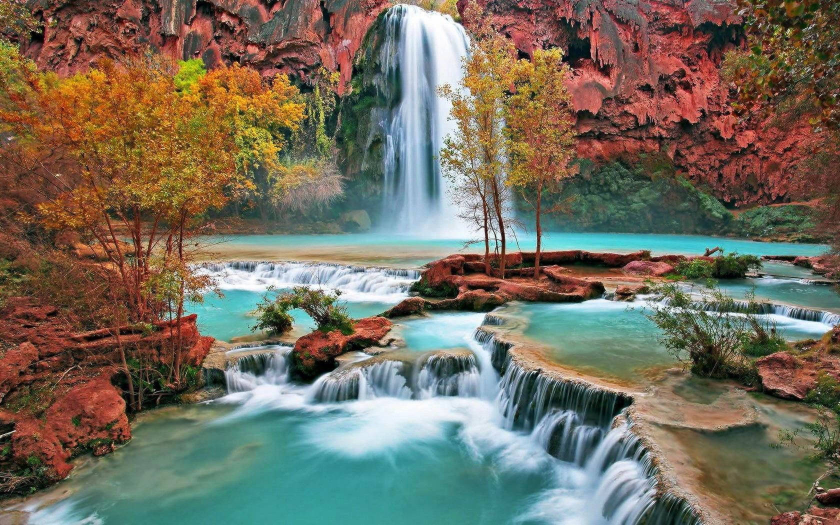
#> input picture InClassActivity/Data/Ex1.jpg, 1680 x 1050 px (shown at 1/2 size); the run also reads 1 picture not shown here
$ jupyter execute --allow-errors InClassActivity.ipynb
#> lines starting #> are read from the running program, lines starting #| are printed output that depends on the picture
# Ex1. Image Sensing and Acquisition (30 marks)

## 1.1. Read a given color image (‘Ex1.jpg’). Display the original image and its tricolor elements: Red (R), Green (G) and Blue (B) separately

[cell 1]
from PIL import Image
import matplotlib.pyplot as plt
import numpy as np

# Load the image
img_path = 'Data/Ex1.jpg'
image = Image.open(img_path)
#> image is the input picture: PIL image 1680x1050 RGB; mean R, G, B 116, 109.8, 95.1

# Convert the image to RGB if it is not
image = image.convert('RGB')

# Split the image into R, G, B components
r, g, b = image.split()

# Display the original and RGB components
fig, axs = plt.subplots(1, 4, figsize=(20, 5))

# Original image
axs[0].imshow(image)
axs[0].set_title('Original Image')
axs[0].axis('off')

# Red component
axs[1].imshow(np.asarray(r), cmap='Reds')
axs[1].set_title('Red component')
axs[1].axis('off')

# Green component
axs[2].imshow(np.asarray(g), cmap='Greens')
axs[2].set_title('Green component')
axs[2].axis('off')

# Blue component
axs[3].imshow(np.asarray(b), cmap='Blues')
axs[3].set_title('Blue component')
axs[3].axis('off')

plt.tight_layout()
plt.show()

## 1.2. Reorder the three components to create a new image as (BRG).

[cell 2]
# Merge the channels in BRG order instead of the standard RGB
brg_image = Image.merge("RGB", (b, r, g))

# Display the BRG composite image
plt.figure(figsize=(6,6))
plt.imshow(brg_image)
plt.title('BRG Composite Image')
plt.axis('off')
plt.show()

## 1.3. Make the original image increase the contrast by a gamma correction scale 1.2, then darker 80% using a scale value.

[cell 3]
from PIL import ImageEnhance

# Perform gamma correction
gamma_corrected = image.point(lambda p: 255 * ((p / 255) ** 1.2))

# Darken the image by 80% using the enhance function with a scale of 0.2
enhancer = ImageEnhance.Brightness(gamma_corrected)
darkened_image = enhancer.enhance(0.2)  # 20% of the original brightness

# Display the contrast enhanced and darkened image
plt.figure(figsize=(6,6))
plt.imshow(darkened_image)
plt.title('Gamma Corrected and Darkened Image')
plt.axis('off')
plt.show()

## 1.4. Quantize and display the grayscale image using 2 bits, 4 bits, 6 bits and 8 bits. Visualize the effect of the operations.

[cell 4]
# Convert the image to grayscale
gray_image = image.convert('L')

# Function to quantize the image
def quantize_image(img, bits):
#> called with bits = 2
    levels = 2**bits
    quantized_img = img.point(lambda x: int((x * levels) / 256) * (256 // levels))
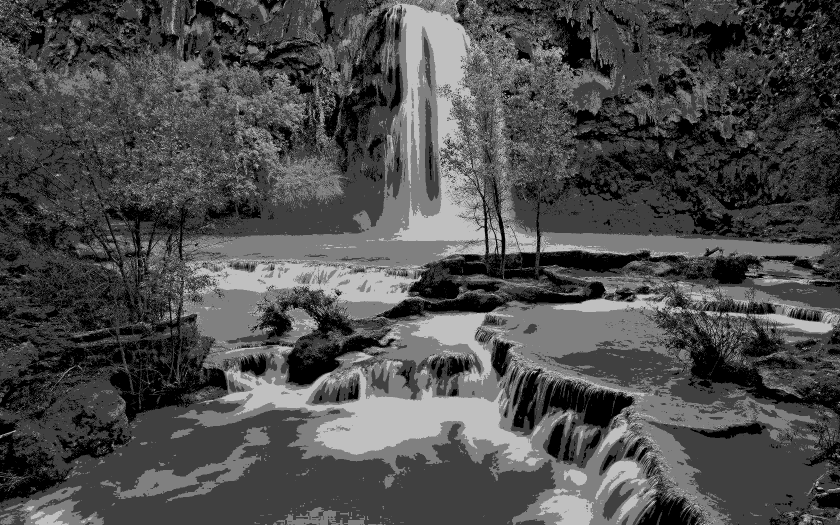
#> quantized_img: PIL image 1680x1050 L (shown at 1/2 size); min 0, max 192, mean 77.5
    return quantized_img

# Quantize the grayscale image using 2, 4, 6, and 8 bits
bit_depths = [2, 4, 6, 8]
quantized_images = [quantize_image(gray_image, bits) for bits in bit_depths]
#> quantized_images = 4 items

# Display the quantized images
fig, axs = plt.subplots(1, 4, figsize=(20, 5))

for i, (quant_img, bits) in enumerate(zip(quantized_images, bit_depths)):
    axs[i].imshow(quant_img, cmap='gray')
    axs[i].set_title(f'{bits}-bit Quantization')
    axs[i].axis('off')
#> this loop made 4 passes
#> bits on passes 1 to 4: 2, 4, 6, 8

plt.tight_layout()
plt.show()

# Ex2. Geometrics Operations, Histogram Equalization (25 marks)

## 2.1. Read a given grayscale image (‘Ex2.jpg’). Contrast the original image with:
a. logarithm transformation with the constant c = 256/log(512)
b. piecewise linear transformation with

[cell 5]
from PIL import Image
import numpy as np
import matplotlib.pyplot as plt
import math

# Load the image
img_path = 'Data/Ex2.jfif'
original_img = Image.open(img_path)
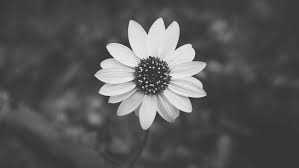
#> input picture InClassActivity/Data/Ex2.jfif, 299 x 168 px
#> original_img is the input picture: PIL image 299x168 RGB; min 8, max 251, mean 86.8

# Convert image to numpy array
img_array = np.array(original_img)

# Define the logarithm transformation function
def logarithm_transformation(r, c):
#> called with c = 41.04
    return c * np.log(1 + r)

# Define the piecewise linear transformation function
def piecewise_linear_transformation(r):
    if r <= 93:
        return 2 * r + 10
    elif r <= 168:
        return r - 5
    elif r <= 214:
        return r
    else:
        return 255

# Calculate the constant c for logarithm transformation
c = 256 / math.log(512)

# Apply the logarithm transformation
log_transformed = logarithm_transformation(img_array, c).astype(np.uint8)

# Apply the piecewise linear transformation
piecewise_linear_transformed = np.vectorize(piecewise_linear_transformation)(img_array).astype(np.uint8)

# Show the original and transformed images using matplotlib
fig, axs = plt.subplots(1, 3, figsize=(15, 5))

# Original image
axs[0].imshow(original_img, cmap='gray')
axs[0].title.set_text('Original Image')
axs[0].axis('off')

# Logarithm transformed image
axs[1].imshow(log_transformed, cmap='gray')
axs[1].title.set_text('Logarithm Transformation')
axs[1].axis('off')

# Piecewise linear transformed image
axs[2].imshow(piecewise_linear_transformed, cmap='gray')
axs[2].title.set_text('Piecewise Linear Transformation')
axs[2].axis('off')

# Display the plot
plt.tight_layout()
plt.show()

## 2.2. Peform three different actions:
a. flip left to right using fliplr
b. rotate clockwise 180 degrees using imrotate
c. crop ½ central of the image using imcro

[cell 6]
# Perform the specified actions on the original image

# a. Flip left to right
flipped_lr = original_img.transpose(Image.FLIP_LEFT_RIGHT)

# b. Rotate 180 degrees clockwise
rotated_180 = original_img.rotate(180)

# c. Crop 1/2 central of the image
width, height = original_img.size
#> width = 299; height = 168
left = width / 4
#> left = 74.75
top = height / 4
#> top = 42
right = 3 * width / 4
#> right = 224.2
bottom = 3 * height / 4
#> bottom = 126
cropped_center = original_img.crop((left, top, right, bottom))
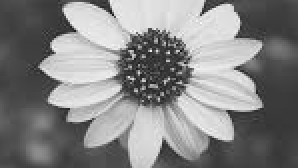
#> cropped_center: PIL image 149x84 RGB (shown 2 times larger); min 8, max 251, mean 132.3

# Show the results of the transformations using matplotlib
fig, axs = plt.subplots(1, 3, figsize=(15, 5))

# Flipped left to right
axs[0].imshow(flipped_lr, cmap='gray')
axs[0].title.set_text('Flipped Left to Right')
axs[0].axis('off')

# Rotated 180 degrees
axs[1].imshow(rotated_180, cmap='gray')
axs[1].title.set_text('Rotated 180 Degrees')
axs[1].axis('off')

# Cropped center
axs[2].imshow(cropped_center, cmap='gray')
axs[2].title.set_text('Cropped Center')
axs[2].axis('off')

# Display the plot
plt.tight_layout()
plt.show()

## 2.3 Plot the histogram of the original image. Perform global histogram equalization

[cell 7]
from skimage import exposure

# Calculate the histogram of the original image
histogram, bin_edges = np.histogram(img_array.flatten(), bins=256, range=(0, 255))
#> histogram = 256 values, max 7701 at index 61, min 0 at index 0, mean 588.7; bin_edges = 257 values from 0 to 255

# Perform global histogram equalization
equalized_img_array = exposure.equalize_hist(img_array)
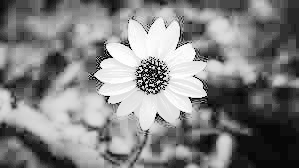
#> equalized_img_array: shape (168, 299, 3) float64; min 1.99e-05, max 1, mean 0.512

# Convert the result to 'uint8' to handle the proper image display
equalized_img = (equalized_img_array * 255).astype(np.uint8)

# Calculate the histogram of the equalized image
equalized_histogram, equalized_bin_edges = np.histogram(equalized_img.flatten(), bins=256, range=(0, 255))
#> equalized_histogram = 256 values, max 7701 at index 72, min 0 at index 3, mean 588.7; equalized_bin_edges = 257 values from 0 to 255

# Plot the histograms
fig, axs = plt.subplots(2, 2, figsize=(12, 6))

# Original image histogram
axs[0, 0].plot(bin_edges[0:-1], histogram)
axs[0, 0].title.set_text('Original Image Histogram')
axs[0, 0].set_xlim([0, 255])

# Equalized image histogram
axs[0, 1].plot(equalized_bin_edges[0:-1], equalized_histogram)
axs[0, 1].title.set_text('Equalized Image Histogram')
axs[0, 1].set_xlim([0, 255])

# Display original image
axs[1, 0].imshow(original_img, cmap='gray')
axs[1, 0].title.set_text('Original Image')
axs[1, 0].axis('off')

# Display equalized image
axs[1, 1].imshow(equalized_img, cmap='gray')
axs[1, 1].title.set_text('Equalized Image')
axs[1, 1].axis('off')

# Display the plot
plt.tight_layout()
plt.show()
#> figure, not shown here; panel 1: curve peaks at x = 60.76, y = 7701; panel 2: curve peaks at x = 71.72, y = 7701

## 3. Plot the histogram of the original image. Perform global histogram equalization.

[cell 8]
# Function to plot an image and its histogram
def plot_image_and_histogram(image, title):
    # Calculate histogram
    histogram = cv2.calcHist([image], [0], None, [256], [0, 256])

    # Plot the image and histogram
    fig, axs = plt.subplots(1, 2, figsize=(12, 4))

    axs[0].imshow(image, cmap='gray')
    axs[0].axis('off')
    axs[0].set_title(f'{title} Image')

    axs[1].plot(histogram, color='black')
    axs[1].set_title(f'{title} Histogram')
    axs[1].set_xlim([0, 256])

    # Save the plot to a file
    plot_path = f'Data/{title.replace(" ", "_").lower()}_and_histogram.png'
    plt.savefig(plot_path)
    plt.close()

    return plot_path

# 3. Plot the histogram of the original image
#> (the rest of this cell did not finish here and is left out)

## 4. Perform Contrast Local Adaptive Histogram Equalization (CLAHE) with the clipping ratio = 0.3.

[cell 9]
from skimage import exposure

# Apply CLAHE
# Create a CLAHE object with a clipping limit of 0.3
clahe = exposure.equalize_adapthist(img_array, clip_limit=0.3)
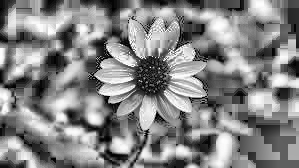
#> clahe: shape (168, 299, 3) float64; min 0, max 1, mean 0.521

# Convert the result to 'uint8' to handle the proper image display
clahe_img = (clahe * 255).astype(np.uint8)

# Calculate the histogram of the CLAHE image
clahe_histogram, clahe_bin_edges = np.histogram(clahe_img.flatten(), bins=256, range=(0, 255))
#> clahe_histogram = 256 values, max 1623 at index 95, min 45 at index 255, mean 588.7; clahe_bin_edges = 257 values from 0 to 255

# Plot the histograms
fig, axs = plt.subplots(1, 2, figsize=(12, 5))

# CLAHE image histogram
axs[0].plot(clahe_bin_edges[0:-1], clahe_histogram)
axs[0].title.set_text('CLAHE Image Histogram')
axs[0].set_xlim([0, 255])

# Display CLAHE image
axs[1].imshow(clahe_img, cmap='gray')
axs[1].title.set_text('CLAHE Image')
axs[1].axis('off')

# Display the plot
plt.tight_layout()
plt.show()
#> figure, not shown here; panel 1: curve peaks at x = 94.63, y = 1623

# Ex3. Image Comparison (20 marks)

## 3.1. Given two grayscale images named ‘Ex3a.png’ and ‘Ex3b.png’. Display two images in the same figure

[cell 10]
import matplotlib.pyplot as plt
import matplotlib.image as mpimg

# Load the images
img_a = mpimg.imread('Data/Ex3a.png')
img_b = mpimg.imread('Data/Ex3b.png')
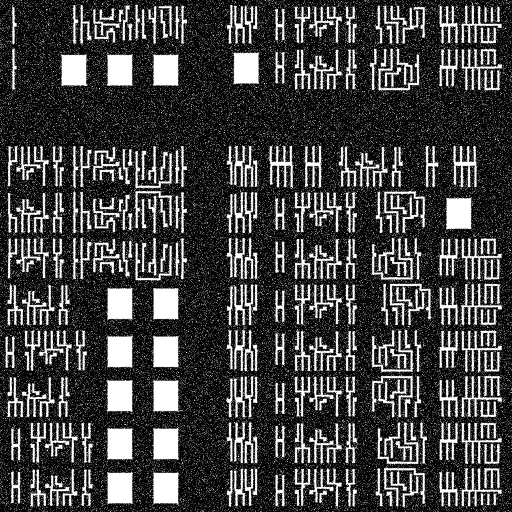
#> input picture InClassActivity/Data/Ex3b.png, 512 x 512 px
#> img_b is the input picture: shape (512, 512) float32; min 0, max 1, mean 0.261

# Create a figure to display the two images
fig, axs = plt.subplots(1, 2, figsize=(10, 20))

# Display Ex3a.png on the left
axs[0].imshow(img_a, cmap='gray')
axs[0].axis('off')  # Turn off axis
axs[0].set_title('Ex3a.png')

# Display Ex3b.png on the right
axs[1].imshow(img_b, cmap='gray')
axs[1].axis('off')  # Turn off axis
axs[1].set_title('Ex3b.png')

# Show the figure
plt.show()

## 3.2. Find differences between two images. Enhance contrast increases 40%, brighter 150%

[cell 11]
from skimage import exposure

# Function to enhance the contrast and brightness
def enhance_image(image, contrast_increase, brightness_increase):
    # Convert the image to float to prevent data type overflow during operations
#> called with contrast_increase = 40, brightness_increase = 150
    image_float = image.astype(float)

    # Increase contrast
    # Compute the percentiles and stretch the intensity values
    p2, p98 = np.percentile(image_float, (2, 98))
#> p2 = 0; p98 = 1
    image_contrast = exposure.rescale_intensity(image_float, in_range=(p2, p98))

    # Increase brightness
    # Ensure the maximum value is within the valid range
    image_bright = image_contrast * (1 + brightness_increase / 100)
    image_bright = np.clip(image_bright, 0, 255)

    return image_bright

# Apply enhancements to both images
img_a_enhanced = enhance_image(img_a, 40, 150)
img_b_enhanced = enhance_image(img_b, 40, 150)

# Compute the absolute difference between the enhanced images
img_difference = np.abs(img_a_enhanced - img_b_enhanced)
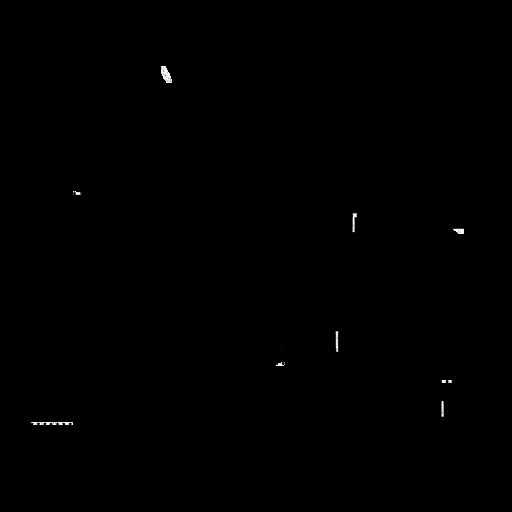
#> img_difference: shape (512, 512) float64; min 0, max 2.5, mean 0.0039; drawn with min black and max white

# Display the results
fig, axes = plt.subplots(1, 3, figsize=(18, 6))

# Display enhanced images and the difference
axes[0].imshow(img_a_enhanced, cmap='gray')
axes[0].set_title('Enhanced Ex3a')
axes[0].axis('off')

axes[1].imshow(img_b_enhanced, cmap='gray')
axes[1].set_title('Enhanced Ex3b')
axes[1].axis('off')

# For the difference, also apply contrast stretching to make differences more visible
p2, p98 = np.percentile(img_difference, (2, 98))
#> p2 = 0; p98 = 0
img_difference_enhanced = exposure.rescale_intensity(img_difference, in_range=(p2, p98))
#> img_difference_enhanced: shape (512, 512) float64; every value is 0

axes[2].imshow(img_difference_enhanced, cmap='gray')
axes[2].set_title('Difference (Contrast Enhanced)')
axes[2].axis('off')

plt.tight_layout()
plt.show()

# Ex4. Image Histogram and Equalization (25 marks)

## 4.1 Given a color image named Ex4.jfif. Plot the original image and its histogram. Save this image as ‘Color_Histogram.jpeg’.

[cell 12]
from matplotlib import pyplot as plt
import cv2
import numpy as np

# Load the image
image = cv2.imread('Data/Ex4.jfif')
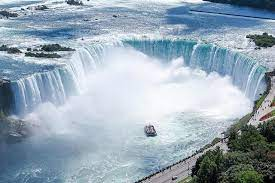
#> input picture InClassActivity/Data/Ex4.jfif, 275 x 183 px
#> image is the input picture: shape (183, 275, 3); mean B, G, R 181.8, 168.3, 151.3

# Convert image to RGB (OpenCV uses BGR by default)
image_rgb = cv2.cvtColor(image, cv2.COLOR_BGR2RGB)

# Calculate the histogram for each channel
color = ('r', 'g', 'b')
for i, col in enumerate(color):
    hist = cv2.calcHist([image_rgb], [i], None, [256], [0, 256])
    plt.plot(hist, color=col)
    plt.xlim([0, 256])

# Plot the original image
plt.figure(figsize=(14, 6))
plt.subplot(1, 2, 1)
plt.imshow(image_rgb)
plt.title('Original Image')
plt.axis('off')

# Plot the histogram
plt.subplot(1, 2, 2)
plt.title('Histogram')
plt.xlabel('Bin')
plt.ylabel('Frequency')

# Save the histogram plot as 'Color_Histogram.jpeg'
histogram_path = 'Data/Color_Histogram.jpeg'
plt.savefig(histogram_path)
plt.close()
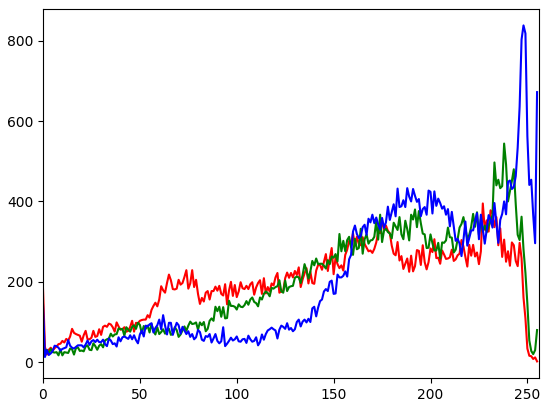
#> figure drawn by matplotlib, 1 panel; curve peaks at x = 227, y = 395; curve peaks at x = 238, y = 544; curve peaks at x = 248, y = 838

histogram_path

## 2. Apply histogram equalization for the original image. Plot the image and its histogram after being equalized. Save this figure as ‘Equalization_Histogram.jpeg’.

[cell 13]
# Function to apply histogram equalization to an RGB image
def equalize_histogram_rgb(img_rgb):
    # Split the image into its respective channels, then equalize each one
    channels = cv2.split(img_rgb)
    eq_channels = [cv2.equalizeHist(channel) for channel in channels]
#> eq_channels = 3 items
    # Merge the channels back together and convert back to RGB
    eq_image = cv2.merge(eq_channels)
    eq_image_rgb = cv2.cvtColor(eq_image, cv2.COLOR_BGR2RGB)
    return eq_image_rgb

# Apply histogram equalization to the original RGB image
equalized_image = equalize_histogram_rgb(image_rgb)

# Calculate histogram for each channel after equalization
for i, col in enumerate(color):
    hist = cv2.calcHist([equalized_image], [i], None, [256], [0, 256])
    plt.plot(hist, color=col)
    plt.xlim([0, 256])

# Plot the equalized image
plt.figure(figsize=(14, 6))
plt.subplot(1, 2, 1)
plt.imshow(equalized_image)
plt.title('Equalized Image')
plt.axis('off')

# Plot the histogram for the equalized image
plt.subplot(1, 2, 2)
plt.title('Histogram After Equalization')
plt.xlabel('Bin')
plt.ylabel('Frequency')

# Save the histogram plot as 'Equalization_Histogram.jpeg'
equalization_histogram_path = 'Data/Equalization_Histogram.jpeg'
plt.savefig(equalization_histogram_path)
plt.close()
#> figure, not shown here; curve peaks at x = 237, y = 838; curve peaks at x = 232, y = 544; curve peaks at x = 222, y = 395

equalization_histogram_path

## 3. Apply adaptive equalization for the original image with two kernels (default and 5x5). Save this figure as ‘Adaptive_Equalization_Histogram.jpeg’.

[cell 14]
from skimage import exposure

# Function to apply adaptive histogram equalization to an RGB image with different kernel sizes
def adaptive_equalize_histogram_rgb(img_rgb, kernel_size=None):
    # Convert RGB to HSV since equalization should be done on the intensity channel
    img_hsv = cv2.cvtColor(img_rgb, cv2.COLOR_RGB2HSV)
#> img_hsv: shape (183, 275, 3); mean H, S, V 100.9, 53.5, 183
    h, s, v = cv2.split(img_hsv)
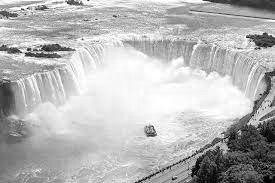
#> v: shape (183, 275); min 0, max 255, mean 183

    # Apply adaptive equalization on the intensity channel
    if kernel_size is None:
        v_eq = exposure.equalize_adapthist(v)
    else:
        v_eq = exposure.equalize_adapthist(v, kernel_size=kernel_size)

    # Convert scale of pixel intensities from 0-1 to 0-255
    v_eq = (255 * v_eq).astype(np.uint8)

    # Merge the HSV channels back together
    img_hsv_eq = cv2.merge([h, s, v_eq])

    # Convert back to RGB
    img_rgb_eq = cv2.cvtColor(img_hsv_eq, cv2.COLOR_HSV2RGB)
    return img_rgb_eq

# Apply adaptive equalization with default kernel
adaptive_eq_image_default = adaptive_equalize_histogram_rgb(image_rgb)

# Apply adaptive equalization with 5x5 kernel
adaptive_eq_image_5x5 = adaptive_equalize_histogram_rgb(image_rgb, (5, 5))

# Calculate histograms for the equalized images
hist_adaptive_default = cv2.calcHist([adaptive_eq_image_default], [0], None, [256], [0, 256])
#> hist_adaptive_default = 256 values, max 573 at index 248, min 2 at index 255, mean 196.6
hist_adaptive_5x5 = cv2.calcHist([adaptive_eq_image_5x5], [0], None, [256], [0, 256])
#> hist_adaptive_5x5 = 256 values, max 276 at index 161, min 5 at index 253, mean 196.6

# Plot the adaptive equalized images and their histograms
plt.figure(figsize=(14, 6))

# Plot the default kernel adaptive equalized image
plt.subplot(2, 2, 1)
plt.imshow(adaptive_eq_image_default)
plt.title('Adaptive Equalized Image (Default)')
plt.axis('off')

# Plot the histogram for the default kernel adaptive equalized image
plt.subplot(2, 2, 2)
plt.plot(hist_adaptive_default, color='r')
plt.title('Histogram (Default)')
plt.xlim([0, 256])
plt.xlabel('Bin')
plt.ylabel('Frequency')

# Plot the 5x5 kernel adaptive equalized image
plt.subplot(2, 2, 3)
plt.imshow(adaptive_eq_image_5x5)
plt.title('Adaptive Equalized Image (5x5)')
plt.axis('off')

# Plot the histogram for the 5x5 kernel adaptive equalized image
plt.subplot(2, 2, 4)
plt.plot(hist_adaptive_5x5, color='r')
plt.title('Histogram (5x5)')
plt.xlim([0, 256])
plt.xlabel('Bin')
plt.ylabel('Frequency')

# Save the histogram plot as 'Adaptive_Equalization_Histogram.jpeg'
adaptive_equalization_histogram_path = 'Data/Adaptive_Equalization_Histogram.jpeg'
plt.savefig(adaptive_equalization_histogram_path)
plt.close()

adaptive_equalization_histogram_path
